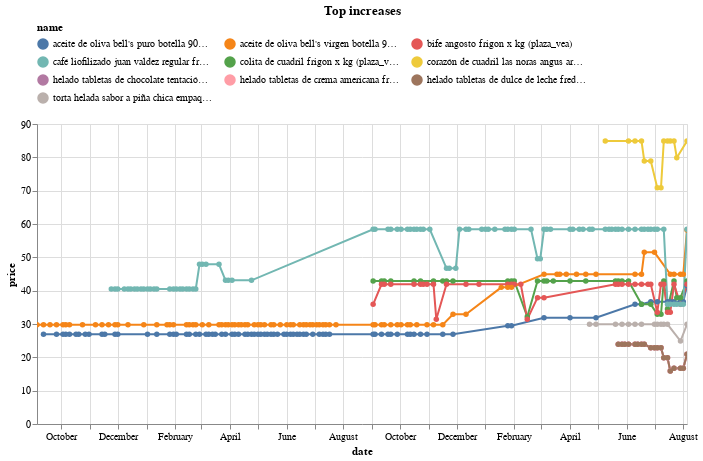

Here is the notebook cell this chart was saved with:
### Code cell
(top_changes_abs
 .sort_values('change')
 .tail(10)
 .pipe(plot_changes, 'Top increases')
)

### Figure 1 — Vega-Lite specification as saved in the notebook (floating-point values rounded to 4 significant figures; data arrays with more than 128 entries replaced by an {"elided": "..."} marker saying what was removed)
{"config": {"view": {"continuousWidth": 300, "continuousHeight": 300}, "legend": {"columns": 3, "orient": "top"}}, "data": {"name": "data-19d7f85b1315c926f2221490cdd00c85"}, "mark": {"type": "line", "point": true}, "encoding": {"color": {"field": "name", "scale": {"domain": ["aceite de oliva bell's puro botella 900ml (plaza_vea)", "aceite de oliva bell's virgen botella 900ml (plaza_vea)", "bife angosto frigon x kg (plaza_vea)", "café liofilizado juan valdez regular frasco 190g (plaza_vea)", "colita de cuadril frigon x kg (plaza_vea)", "corazón de cuadril las noras angus argentino (plaza_vea)", "helado tabletas de chocolate tentación freddo caja 6un (plaza_vea)", "helado tabletas de crema americana freddo caja 6un (plaza_vea)", "helado tabletas de dulce de leche freddo caja 6un (plaza_vea)", "torta helada sabor a piña chica empaque 1un (plaza_vea)"]}, "type": "nominal"}, "tooltip": [{"field": "name", "type": "nominal"}, {"field": "price", "type": "quantitative"}, {"field": "last_price", "type": "quantitative"}], "x": {"field": "date", "type": "temporal"}, "y": {"field": "price", "type": "quantitative"}}, "params": [{"name": "param_11", "select": {"type": "point", "fields": ["name"]}, "bind": "legend"}, {"name": "param_12", "select": {"type": "interval", "encodings": ["x", "y"]}, "bind": "scales"}], "title": "Top increases", "transform": [{"filter": {"param": "param_11"}}], "width": 650, "$schema": "https://vega.github.io/schema/vega-lite/v5.17.0.json", "datasets": {"data-19d7f85b1315c926f2221490cdd00c85": {"elided": "420 records"}}}
